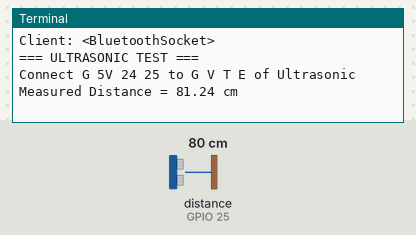
The program below on a simulated Raspberry Pi (BCM pin numbers). Shown: the last lines printed to the terminal. Inputs (shaded band) come from the test bench; at power-on: distance to the obstacle (sensor on GPIO 25) 80 cm. The echo pulse lasts 58.3 µs per cm; a phone connects over Bluetooth after 1 s; the clock reads 2024-03-15 10:24:30 at power-on unless the program sets it.

Above: at 2.2 s.
2.3 s: distance to the obstacle (sensor on GPIO 25) set to 2 cm
At 3.5 s:
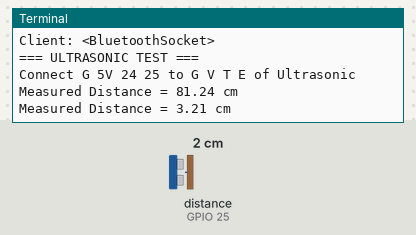
5.0 s: distance to the obstacle (sensor on GPIO 25) set to 4 cm
At 6.3 s:
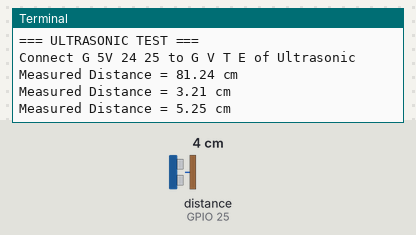
Timing chart, 0 to 8.0 s (numbered marks = the images above; inputs shaded):
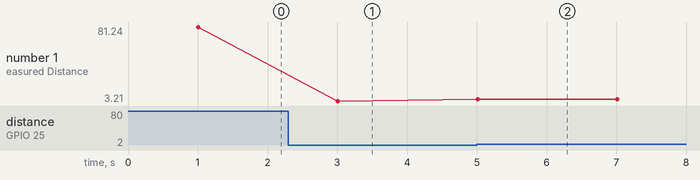

Measured:
- after the input at 2.3 s, the terminal: prints a new line after 0.71 s (image 1)
- after the input at 5.0 s, the terminal: prints a new line at once (image 2)
- plotted number 1: 81.24 → 3.21 after the input at 2.3 s, 3.21 → 5.25 after the input at 5.0 s

The program:

ultrapiblue.py
```python
import bluetooth
import time
import RPi.GPIO as GPIO

GPIO.setmode(GPIO.BCM)
trigPin = 24
echoPin = 25
GPIO.setup(trigPin, GPIO.OUT)
GPIO.setup(echoPin, GPIO.IN)


host =""
port=1
server = bluetooth.BluetoothSocket(bluetooth.RFCOMM)
try:
    server.bind((host,port))
    print("bluetooth binding successful")
except:
    print("bluetooth binding unsuccessful")
server.listen(1) # enables the server to listen for incoming connections
client, address= server.accept()#waits for a client to connect to bluetooth and returns the handle object and address of the connected client
print("connection received from",address)
print("Client:", client)
print("=== ULTRASONIC TEST ===")
print("Connect G 5V 24 25 to G V T E of Ultrasonic")

def distance(trigPin, echoPin):
    GPIO.output(trigPin, True)
    time.sleep(0.00001)
    GPIO.output(trigPin, False)

    while GPIO.input(echoPin) == 0:
        pulse_start = time.time()

    while GPIO.input(echoPin) == 1:
        pulse_end = time.time()

    try:
        pulse_duration = pulse_end - pulse_start
    except:
        print("Calibrating")
        return -1

    distance = pulse_duration * 17150
    distance = round(distance+1.15, 2)
    return distance


while True:
    dist = distance(trigPin, echoPin)
    print("Measured Distance = {} cm".format(dist))
    client.send( "\nMeasured Distance : ")
    client.send(str(dist))
    client.send("cm")
    time.sleep(2)
```
